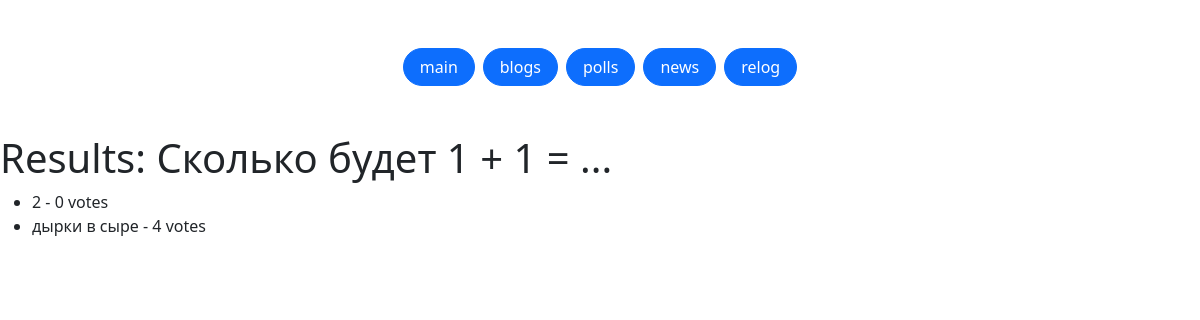
The page /polls/polls/3/results/ on the database its author committed.
### menu/models.py (models this page shows, shortened)
class Menu(models.Model):
    title = models.CharField(max_length=100)
    order = models.IntegerField(default=0)

### polls/models.py (models this page shows, shortened)
class Question(models.Model):
    question_text = models.CharField(max_length=200)
    date_pub = models.DateTimeField('date published')

class Choice(models.Model):
    question = models.ForeignKey(Question, on_delete=models.CASCADE)
    choice_text = models.CharField(max_length=200)
    votes = models.IntegerField(default=0)

### polls/views.py (the view)
# urls.py: path('polls/<int:question_id>/results/', views.results, name='results'),
def results(request, question_id):
    menus = Menu.objects.all().order_by('order')
    question = get_object_or_404(Question, pk=question_id)
    return render(request, 'polls/results.html', {'question': question, 'menus': menus})

### templates/polls/results.html (shortened to what this page needs)
<!DOCTYPE html>
<html lang="en">
<head>
    <link rel="stylesheet" href="https://cdn.jsdelivr.net/npm/bootstrap@5.2.3/dist/css/bootstrap.min.css">
</head>
<body>
    <div class="d-flex gap-2 justify-content-center py-5">
        {% for menu in menus %}
      <a href="/{{ menu.title }}/" class="btn btn-primary rounded-pill px-3">{{ menu.title }}</a>
        {% endfor %}
    </div>
<h1>Results: {{ question.question_text }}</h1>
    <ul>
    {% for choice in question.choice_set.all %}
        <li>{{ choice.choice_text }} - {{ choice.votes }} vote{{ choice.votes|pluralize }}</li>
    {% endfor %}
    </ul>
</body>
</html>

### rows shown on the page
Menu: title "main"
Menu: title "blogs"
Menu: title "polls"
Menu: title "news"
Menu: title "relog"
Question: question_text "Сколько будет 1 + 1 = ..."
Choice: choice_text "2", votes "0"
Choice: choice_text "дырки в сыре", votes "4"
